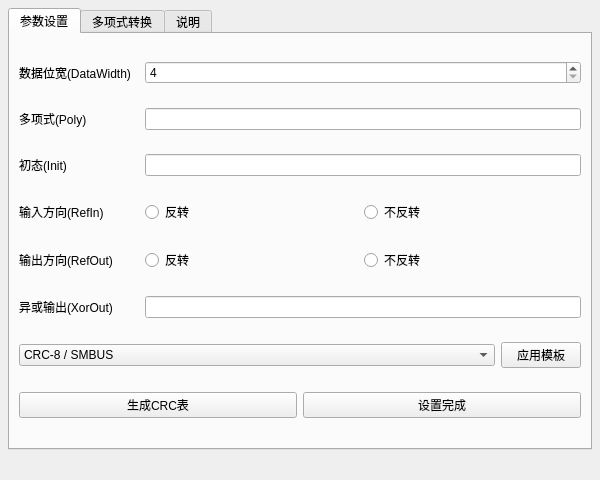
<?xml version='1.0' encoding='utf-8'?>
<ui version="4.0">
 <class>FormCRCConf</class>
 <widget class="QWidget" name="FormCRCConf">
  <property name="geometry">
   <rect>
    <x>0</x>
    <y>0</y>
    <width>600</width>
    <height>480</height>
   </rect>
  </property>
  <property name="windowTitle">
   <string>CRC设置</string>
  </property>
  <property name="windowIcon">
   <iconset resource="../../res/resources.qrc">
    <normaloff>:/pic/Sadaharu.png</normaloff>:/pic/Sadaharu.png</iconset>
  </property>
  <layout class="QVBoxLayout" name="verticalLayout">
   <property name="spacing">
    <number>8</number>
   </property>
   <property name="leftMargin">
    <number>8</number>
   </property>
   <property name="topMargin">
    <number>8</number>
   </property>
   <property name="rightMargin">
    <number>8</number>
   </property>
   <property name="bottomMargin">
    <number>8</number>
   </property>
   <item>
    <widget class="QTabWidget" name="tabWidget">
     <property name="currentIndex">
      <number>0</number>
     </property>
     <widget class="QWidget" name="tab">
      <attribute name="title">
       <string>参数设置</string>
      </attribute>
      <layout class="QVBoxLayout" name="verticalLayout_2">
       <item>
        <layout class="QHBoxLayout" name="horizontalLayout_3">
         <item>
          <widget class="QLabel" name="label">
           <property name="sizePolicy">
            <sizepolicy hsizetype="Fixed" vsizetype="Preferred">
             <horstretch>0</horstretch>
             <verstretch>0</verstretch>
            </sizepolicy>
           </property>
           <property name="minimumSize">
            <size>
             <width>120</width>
             <height>0</height>
            </size>
           </property>
           <property name="text">
            <string>数据位宽(DataWidth)</string>
           </property>
          </widget>
         </item>
         <item>
          <widget class="QSpinBox" name="spin_dataWidth">
           <property name="minimum">
            <number>4</number>
           </property>
           <property name="maximum">
            <number>32</number>
           </property>
          </widget>
         </item>
        </layout>
       </item>
       <item>
        <layout class="QHBoxLayout" name="horizontalLayout_4">
         <item>
          <widget class="QLabel" name="label_2">
           <property name="sizePolicy">
            <sizepolicy hsizetype="Fixed" vsizetype="Preferred">
             <horstretch>0</horstretch>
             <verstretch>0</verstretch>
            </sizepolicy>
           </property>
           <property name="minimumSize">
            <size>
             <width>120</width>
             <height>0</height>
            </size>
           </property>
           <property name="text">
            <string>多项式(Poly)</string>
           </property>
          </widget>
         </item>
         <item>
          <widget class="QLineEdit" name="lineEdit_poly" />
         </item>
        </layout>
       </item>
       <item>
        <layout class="QHBoxLayout" name="horizontalLayout_5">
         <item>
          <widget class="QLabel" name="label_3">
           <property name="sizePolicy">
            <sizepolicy hsizetype="Fixed" vsizetype="Preferred">
             <horstretch>0</horstretch>
             <verstretch>0</verstretch>
            </sizepolicy>
           </property>
           <property name="minimumSize">
            <size>
             <width>120</width>
             <height>0</height>
            </size>
           </property>
           <property name="text">
            <string>初态(Init)</string>
           </property>
          </widget>
         </item>
         <item>
          <widget class="QLineEdit" name="lineEdit_init" />
         </item>
        </layout>
       </item>
       <item>
        <layout class="QHBoxLayout" name="horizontalLayout_6">
         <item>
          <widget class="QLabel" name="label_4">
           <property name="sizePolicy">
            <sizepolicy hsizetype="Fixed" vsizetype="Preferred">
             <horstretch>0</horstretch>
             <verstretch>0</verstretch>
            </sizepolicy>
           </property>
           <property name="minimumSize">
            <size>
             <width>120</width>
             <height>0</height>
            </size>
           </property>
           <property name="text">
            <string>输入方向(RefIn)</string>
           </property>
          </widget>
         </item>
         <item>
          <layout class="QHBoxLayout" name="horizontalLayout">
           <property name="spacing">
            <number>2</number>
           </property>
           <item>
            <widget class="QRadioButton" name="radio_refIn_reverse">
             <property name="text">
              <string>反转</string>
             </property>
             <attribute name="buttonGroup">
              <string notr="true">buttonGroup</string>
             </attribute>
            </widget>
           </item>
           <item>
            <widget class="QRadioButton" name="radio_refIn">
             <property name="text">
              <string>不反转</string>
             </property>
             <attribute name="buttonGroup">
              <string notr="true">buttonGroup</string>
             </attribute>
            </widget>
           </item>
          </layout>
         </item>
        </layout>
       </item>
       <item>
        <layout class="QHBoxLayout" name="horizontalLayout_7">
         <item>
          <widget class="QLabel" name="label_5">
           <property name="sizePolicy">
            <sizepolicy hsizetype="Fixed" vsizetype="Preferred">
             <horstretch>0</horstretch>
             <verstretch>0</verstretch>
            </sizepolicy>
           </property>
           <property name="minimumSize">
            <size>
             <width>120</width>
             <height>0</height>
            </size>
           </property>
           <property name="text">
            <string>输出方向(RefOut)</string>
           </property>
          </widget>
         </item>
         <item>
          <layout class="QHBoxLayout" name="horizontalLayout_2">
           <property name="spacing">
            <number>2</number>
           </property>
           <item>
            <widget class="QRadioButton" name="radio_refOut_reverse">
             <property name="text">
              <string>反转</string>
             </property>
             <attribute name="buttonGroup">
              <string notr="true">buttonGroup_2</string>
             </attribute>
            </widget>
           </item>
           <item>
            <widget class="QRadioButton" name="radio_refOut">
             <property name="text">
              <string>不反转</string>
             </property>
             <attribute name="buttonGroup">
              <string notr="true">buttonGroup_2</string>
             </attribute>
            </widget>
           </item>
          </layout>
         </item>
        </layout>
       </item>
       <item>
        <layout class="QHBoxLayout" name="horizontalLayout_8">
         <item>
          <widget class="QLabel" name="label_6">
           <property name="sizePolicy">
            <sizepolicy hsizetype="Fixed" vsizetype="Preferred">
             <horstretch>0</horstretch>
             <verstretch>0</verstretch>
            </sizepolicy>
           </property>
           <property name="minimumSize">
            <size>
             <width>120</width>
             <height>0</height>
            </size>
           </property>
           <property name="text">
            <string>异或输出(XorOut)</string>
           </property>
          </widget>
         </item>
         <item>
          <widget class="QLineEdit" name="lineEdit_xorOut" />
         </item>
        </layout>
       </item>
       <item>
        <layout class="QHBoxLayout" name="horizontalLayout_9" stretch="7,0">
         <item>
          <widget class="QComboBox" name="combo_template">
           <property name="currentIndex">
            <number>6</number>
           </property>
           <item>
            <property name="text">
             <string>CRC-4 / ITU</string>
            </property>
           </item>
           <item>
            <property name="text">
             <string>CRC-5 / EPC</string>
            </property>
           </item>
           <item>
            <property name="text">
             <string>CRC-5 / ITU</string>
            </property>
           </item>
           <item>
            <property name="text">
             <string>CRC-5 / USB</string>
            </property>
           </item>
           <item>
            <property name="text">
             <string>CRC-6 / ITU</string>
            </property>
           </item>
           <item>
            <property name="text">
             <string>CRC-7 / MMC</string>
            </property>
           </item>
           <item>
            <property name="text">
             <string>CRC-8 / SMBUS</string>
            </property>
           </item>
           <item>
            <property name="text">
             <string>CRC-8 / ITU</string>
            </property>
           </item>
           <item>
            <property name="text">
             <string>CRC-8 / ROHC</string>
            </property>
           </item>
           <item>
            <property name="text">
             <string>CRC-8 / MAXIM</string>
            </property>
           </item>
           <item>
            <property name="text">
             <string>CRC-16 / IBM</string>
            </property>
           </item>
           <item>
            <property name="text">
             <string>CRC-16 / MAXIM</string>
            </property>
           </item>
           <item>
            <property name="text">
             <string>CRC-16 / USB</string>
            </property>
           </item>
           <item>
            <property name="text">
             <string>CRC-16 / MODBUS</string>
            </property>
           </item>
           <item>
            <property name="text">
             <string>CRC-16 / CCITT</string>
            </property>
           </item>
           <item>
            <property name="text">
             <string>CRC-16 / CCITT-FALSE</string>
            </property>
           </item>
           <item>
            <property name="text">
             <string>CRC-16 / X25</string>
            </property>
           </item>
           <item>
            <property name="text">
             <string>CRC-16 / XMODEM</string>
            </property>
           </item>
           <item>
            <property name="text">
             <string>CRC-16 / DNP</string>
            </property>
           </item>
           <item>
            <property name="text">
             <string>CRC-24 / LTE-A</string>
            </property>
           </item>
           <item>
            <property name="text">
             <string>CRC-32 / ISO-HDLC（IEEE）</string>
            </property>
           </item>
           <item>
            <property name="text">
             <string>CRC-32 / MPEG2</string>
            </property>
           </item>
           <item>
            <property name="text">
             <string>CRC-32C / Castagnoli</string>
            </property>
           </item>
           <item>
            <property name="text">
             <string>CRC-24 / OPENPGP</string>
            </property>
           </item>
           <item>
            <property name="text">
             <string>CRC-16 / GENIBUS</string>
            </property>
           </item>
           <item>
            <property name="text">
             <string>CRC-8 / SAE-J1850</string>
            </property>
           </item>
           <item>
            <property name="text">
             <string>CRC-32 / BZIP2</string>
            </property>
           </item>
          </widget>
         </item>
         <item>
          <widget class="QPushButton" name="button_templateSet">
           <property name="text">
            <string>应用模板</string>
           </property>
          </widget>
         </item>
        </layout>
       </item>
       <item>
        <layout class="QHBoxLayout" name="horizontalLayout_15">
         <item>
          <widget class="QPushButton" name="button_generateMeter">
           <property name="text">
            <string>生成CRC表</string>
           </property>
          </widget>
         </item>
         <item>
          <widget class="QPushButton" name="button_confDone">
           <property name="text">
            <string>设置完成</string>
           </property>
          </widget>
         </item>
        </layout>
       </item>
      </layout>
     </widget>
     <widget class="QWidget" name="tab_3">
      <attribute name="title">
       <string>多项式转换</string>
      </attribute>
      <layout class="QVBoxLayout" name="verticalLayout_4">
       <item>
        <layout class="QHBoxLayout" name="horizontalLayout_11">
         <item>
          <widget class="QLabel" name="label_7">
           <property name="sizePolicy">
            <sizepolicy hsizetype="Fixed" vsizetype="Preferred">
             <horstretch>0</horstretch>
             <verstretch>0</verstretch>
            </sizepolicy>
           </property>
           <property name="minimumSize">
            <size>
             <width>120</width>
             <height>0</height>
            </size>
           </property>
           <property name="text">
            <string>数学表达式(x4+x2+x0)</string>
           </property>
          </widget>
         </item>
         <item>
          <widget class="QLineEdit" name="lineEdit_poly_math" />
         </item>
        </layout>
       </item>
       <item>
        <layout class="QHBoxLayout" name="horizontalLayout_10">
         <item>
          <widget class="QLabel" name="label_9">
           <property name="sizePolicy">
            <sizepolicy hsizetype="Fixed" vsizetype="Preferred">
             <horstretch>0</horstretch>
             <verstretch>0</verstretch>
            </sizepolicy>
           </property>
           <property name="minimumSize">
            <size>
             <width>120</width>
             <height>0</height>
            </size>
           </property>
           <property name="text">
            <string>最大阶数</string>
           </property>
          </widget>
         </item>
         <item>
          <widget class="QSpinBox" name="spin_maxOrder">
           <property name="minimum">
            <number>1</number>
           </property>
          </widget>
         </item>
        </layout>
       </item>
       <item>
        <layout class="QHBoxLayout" name="horizontalLayout_12">
         <item>
          <widget class="QLabel" name="label_10">
           <property name="sizePolicy">
            <sizepolicy hsizetype="Fixed" vsizetype="Preferred">
             <horstretch>0</horstretch>
             <verstretch>0</verstretch>
            </sizepolicy>
           </property>
           <property name="minimumSize">
            <size>
             <width>120</width>
             <height>0</height>
            </size>
           </property>
           <property name="text">
            <string>十六进制表达式</string>
           </property>
          </widget>
         </item>
         <item>
          <widget class="QLineEdit" name="lineEdit_poly_hex" />
         </item>
        </layout>
       </item>
       <item>
        <layout class="QHBoxLayout" name="horizontalLayout_14">
         <property name="spacing">
          <number>2</number>
         </property>
         <item>
          <widget class="QRadioButton" name="radio_poly_simple">
           <property name="text">
            <string>简写多项式(省略最高位)</string>
           </property>
           <property name="checked">
            <bool>true</bool>
           </property>
           <attribute name="buttonGroup">
            <string notr="true">buttonGroup_3</string>
           </attribute>
          </widget>
         </item>
         <item>
          <widget class="QRadioButton" name="radio_poly_whole">
           <property name="text">
            <string>完整表达式</string>
           </property>
           <attribute name="buttonGroup">
            <string notr="true">buttonGroup_3</string>
           </attribute>
          </widget>
         </item>
        </layout>
       </item>
       <item>
        <layout class="QHBoxLayout" name="horizontalLayout_13">
         <property name="spacing">
          <number>2</number>
         </property>
         <item>
          <widget class="QRadioButton" name="radio_math2hex">
           <property name="text">
            <string>数学表达式转Hex</string>
           </property>
           <property name="checked">
            <bool>true</bool>
           </property>
           <attribute name="buttonGroup">
            <string notr="true">buttonGroup_4</string>
           </attribute>
          </widget>
         </item>
         <item>
          <widget class="QRadioButton" name="radio_hex2math">
           <property name="text">
            <string>Hex转数学表达式</string>
           </property>
           <attribute name="buttonGroup">
            <string notr="true">buttonGroup_4</string>
           </attribute>
          </widget>
         </item>
        </layout>
       </item>
       <item>
        <widget class="QPushButton" name="button_convertPoly">
         <property name="text">
          <string>转换</string>
         </property>
        </widget>
       </item>
      </layout>
     </widget>
     <widget class="QWidget" name="tab_2">
      <attribute name="title">
       <string>说明</string>
      </attribute>
      <layout class="QVBoxLayout" name="verticalLayout_3">
       <property name="spacing">
        <number>8</number>
       </property>
       <property name="leftMargin">
        <number>8</number>
       </property>
       <property name="topMargin">
        <number>8</number>
       </property>
       <property name="rightMargin">
        <number>8</number>
       </property>
       <property name="bottomMargin">
        <number>8</number>
       </property>
       <item>
        <widget class="QTextBrowser" name="textBrowser">
         <property name="html">
          <string>&lt;html&gt;&lt;body&gt;&lt;p&gt;&lt;b&gt;CRC 参数&lt;/b&gt;&lt;/p&gt;&lt;ul&gt;&lt;li&gt;位宽：支持 4–32 位，包括非整字节位宽。&lt;/li&gt;&lt;li&gt;Poly：常规多项式，省略最高阶项；例如 CRC-16/MODBUS 输入 8005，而非反转后的 A001。无需将多项式限制为不可约多项式。&lt;/li&gt;&lt;li&gt;Init：未处理数据前的寄存器初值。&lt;/li&gt;&lt;li&gt;RefIn：按位反转每个输入字节。&lt;/li&gt;&lt;li&gt;RefOut：在最终异或前，按 CRC 的完整位宽反转寄存器。&lt;/li&gt;&lt;li&gt;XorOut：最终异或值。Poly、Init、XorOut 均按十六进制输入，不得超出位宽。&lt;/li&gt;&lt;/ul&gt;&lt;p&gt;RefIn / RefOut 与发送时的字节大小端是不同设置。旧 CRC24 预设为 LTE-A（Init=0），OpenPGP 使用 Init=B704CE。&lt;/p&gt;&lt;p&gt;&lt;b&gt;多项式转换&lt;/b&gt;&lt;/p&gt;&lt;p&gt;支持 x16+x12+x5+1、x^16+x^12+x^5+1，常数项也可写 x0。最大阶数为 1–32；简写省略最高阶项，完整写法保留最高阶项。&lt;/p&gt;&lt;p&gt;&lt;b&gt;生成查表代码&lt;/b&gt;&lt;/p&gt;&lt;p&gt;生成完整的 C99 表和函数。表与函数固定当前参数，修改参数后需整套重新生成。支持空数据，返回数值 CRC；字节大小端由调用方处理。分块累计不能直接复用已执行 RefOut / XorOut 的结果作为下一块初值。&lt;/p&gt;&lt;/body&gt;&lt;/html&gt;</string>
         </property>
        </widget>
       </item>
      </layout>
     </widget>
    </widget>
   </item>
   <item>
    <widget class="QLabel" name="label_configStatus">
     <property name="text">
      <string />
     </property>
     <property name="wordWrap">
      <bool>true</bool>
     </property>
    </widget>
   </item>
  </layout>
 </widget>
 <resources>
  <include location="../../res/resources.qrc" />
 </resources>
 <connections />
 <buttongroups>
  <buttongroup name="buttonGroup_3" />
  <buttongroup name="buttonGroup" />
  <buttongroup name="buttonGroup_2" />
  <buttongroup name="buttonGroup_4" />
 </buttongroups>
</ui>
